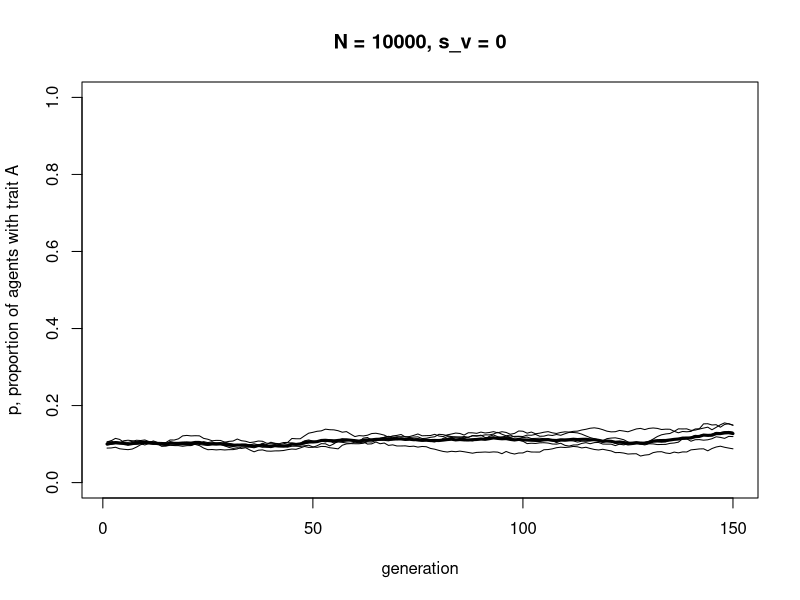
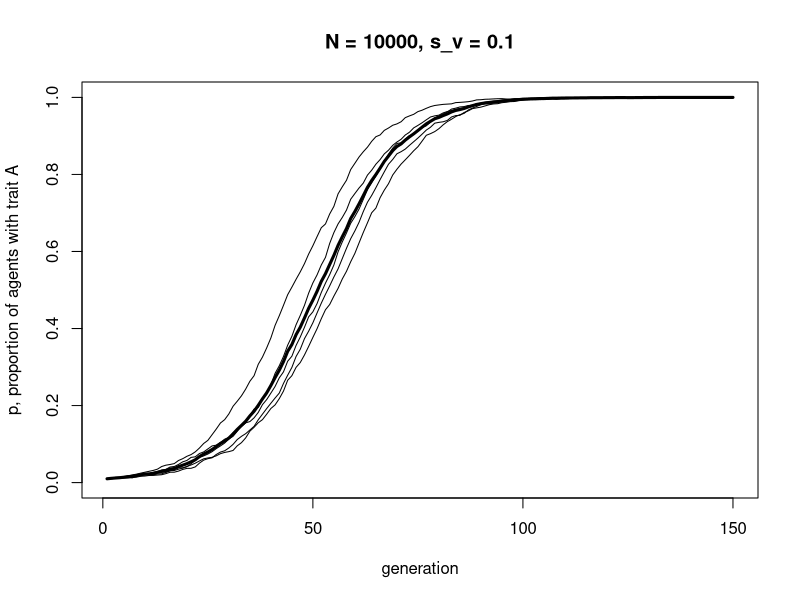
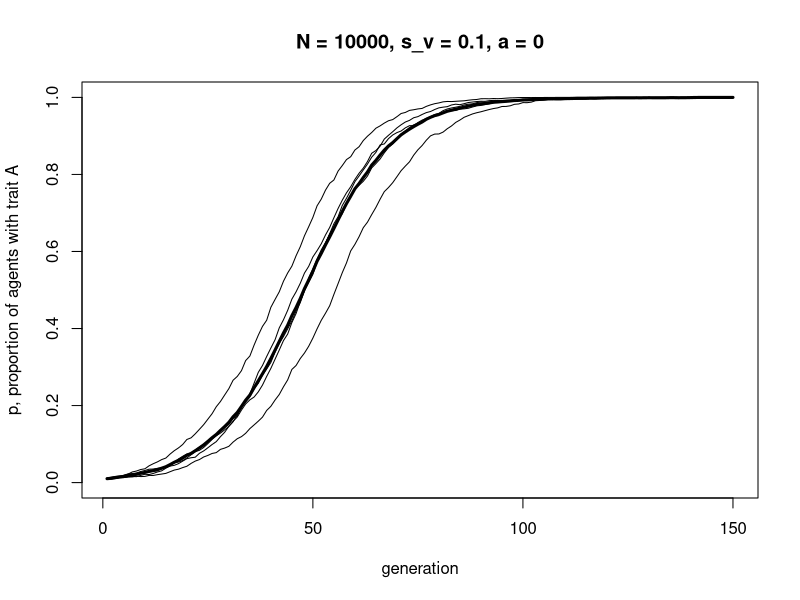
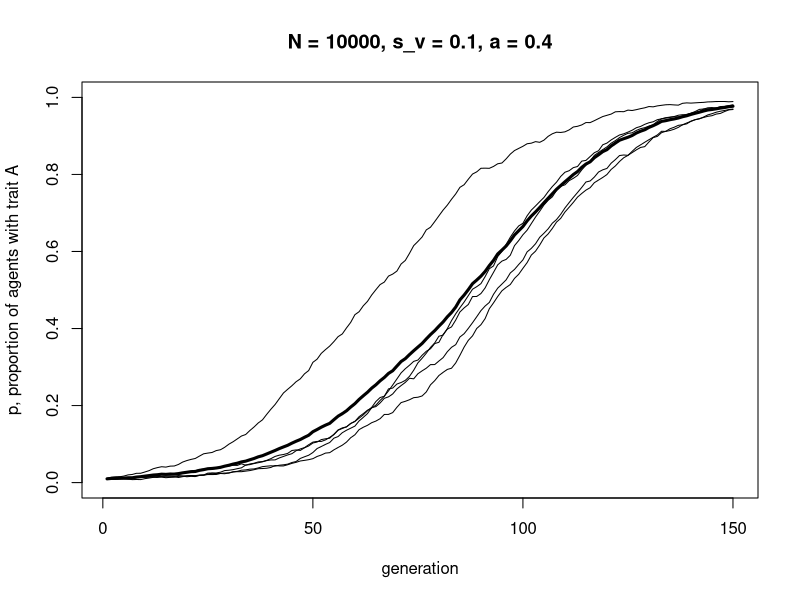
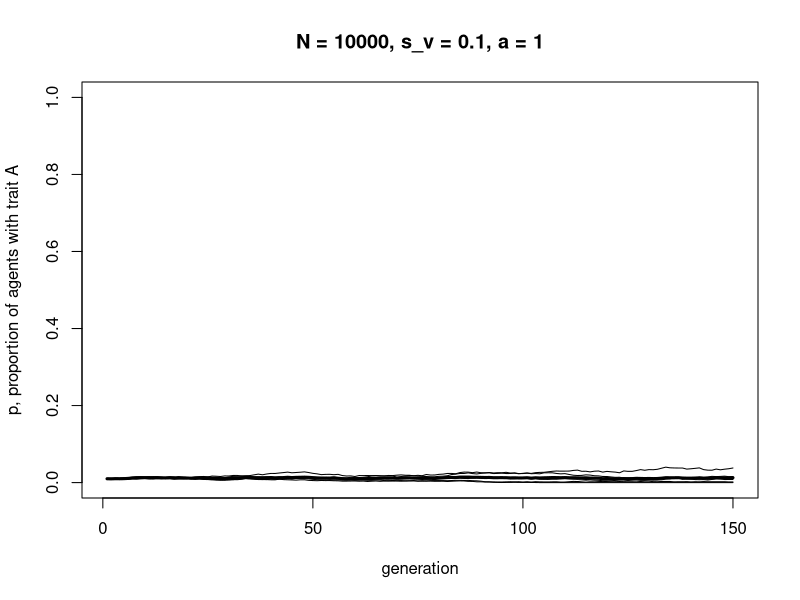
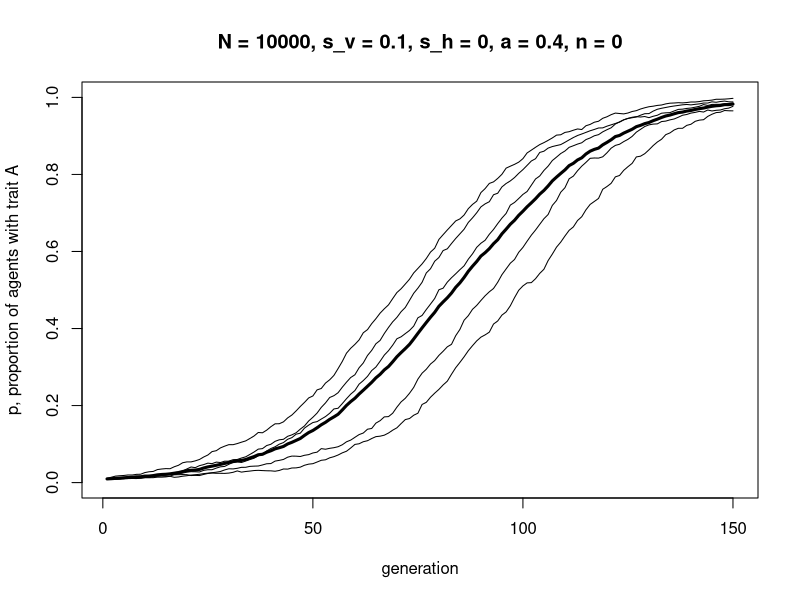
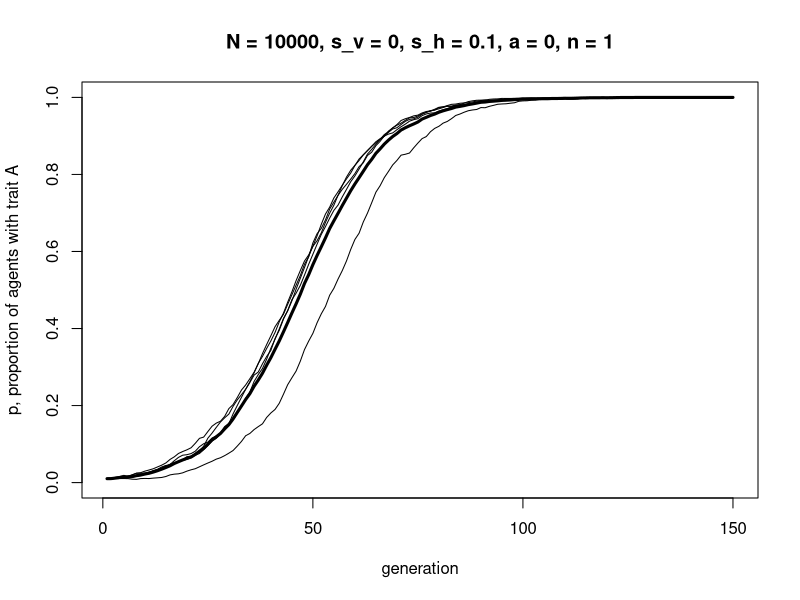
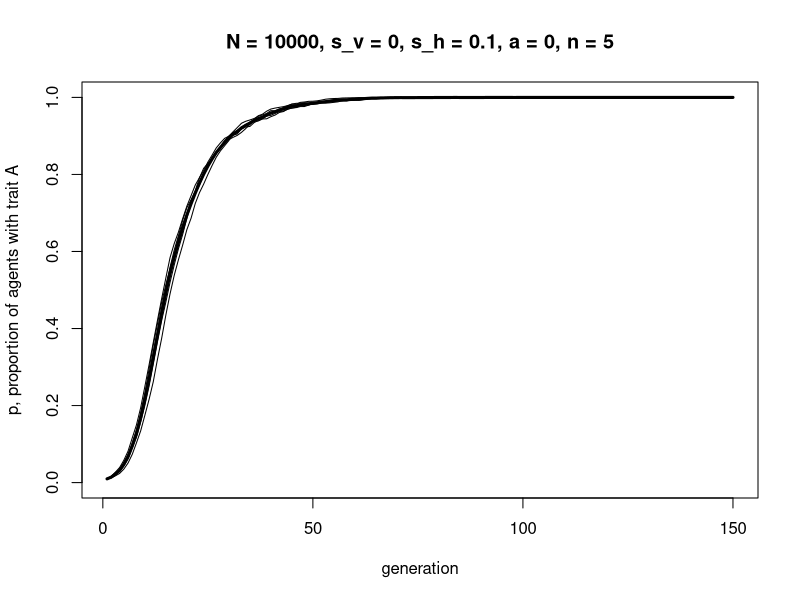

These charts were generated, in order, by the following R code:
## ---- chunk 1

VerticalTransmission <- function (N, p_0, s_v, t_max, r_max) {
  
  # create matrix with t_max rows and r_max columns, fill with NAs, convert to dataframe
  output <- as.data.frame(matrix(NA,t_max,r_max))  
  
  # purely cosmetic: rename the columns with run1, run2 etc.
  names(output) <- paste("run", 1:r_max, sep="")  
  
  for (r in 1:r_max) {
    
    # create first generation
    agent <- data.frame(trait = sample(c("A","B"), N, replace = TRUE, 
                        prob = c(p_0,1-p_0)), 
                        stringsAsFactors = FALSE)  
    
    # add first generation's p to first row of column r
    output[1,r] <- sum(agent$trait == "A") / N  
    
    for (t in 2:t_max) {
      
      # create dataframe with a set of 2 randomly-picked parents for each agent
      parents <- data.frame(mother = sample(agent$trait, N, replace = TRUE), 
                            father = sample(agent$trait, N, replace = TRUE), 
                            stringsAsFactors = F)
      
      prob <- runif(N)
      
      # if both parents have A, child has A
      agent$trait[parents$mother == "A" & parents$father == "A"] <- "A"
      
      # if both parents have B, child has B
      agent$trait[parents$mother == "B" & parents$father == "B"] <- "B"
      
      # if mother has A and father has B, child has A with prob (1/2 + s_v/2), otherwise B
      agent$trait[parents$mother == "A" & parents$father == "B" & 
                  prob < (1/2 + s_v/2)] <- "A"
      agent$trait[parents$mother == "A" & parents$father == "B" & 
                  prob >= (1/2 + s_v/2)] <- "B"
      
      # if mother has B and father has A, child has A with prob (1/2 + s_v/2), otherwise B
      agent$trait[parents$mother == "B" & parents$father == "A" & 
                  prob < (1/2 + s_v/2)] <- "A"
      agent$trait[parents$mother == "B" & parents$father == "A" & 
                  prob >= (1/2 + s_v/2)] <- "B"
      
      # get p and put it into output slot for this generation t and run r
      output[t,r] <- sum(agent$trait == "A") / N  
      
    }
    
  }
  
  # first plot a thick line for the mean p
  plot(rowMeans(output), 
       type = 'l', 
       ylab = "p, proportion of agents with trait A", 
       xlab = "generation", 
       ylim = c(0,1), 
       lwd = 3, 
       main = paste("N = ", N, ", s_v = ", s_v, sep = ""))
  
  for (r in 1:r_max) {  
    
    # add lines for each run, up to r_max
    lines(output[,r], type = 'l')  
    
  }
  
  output  # export data from function
}

## ---- chunk 2

data_model8a <- VerticalTransmission(N = 10000, 
                                     p_0 = 0.1, 
                                     s_v = 0.0, 
                                     t_max = 150, 
                                     r_max = 5)

## ---- chunk 3

data_model8a <- VerticalTransmission(N = 10000, 
                                     p_0 = 0.01, 
                                     s_v = 0.1, 
                                     t_max = 150, 
                                     r_max = 5)

## ---- chunk 4

VerticalAssortative <- function (N, p_0, s_v, a, t_max, r_max) {
  
  # create matrix with t_max rows and r_max columns, fill with NAs, convert to dataframe
  output <- as.data.frame(matrix(NA,t_max,r_max))  
  
  # purely cosmetic: rename the columns with run1, run2 etc.
  names(output) <- paste("run", 1:r_max, sep="")  
  
  for (r in 1:r_max) {
    
    # create first generation
    agent <- data.frame(trait = sample(c("A","B"), N, replace = TRUE, 
                        prob = c(p_0,1-p_0)), 
                        stringsAsFactors = FALSE)  
    
    # add first generation's p to first row of column r
    output[1,r] <- sum(agent$trait == "A") / N  
    
    for (t in 2:t_max) {
      
      # 1. assortative mating: 
      
      # create dataframe with a set of 2 parents for each agent
      # mother is picked randomly, father is blank for now
      parents <- data.frame(mother = sample(agent$trait, N, replace = TRUE), 
                            father = rep(NA, N), 
                            stringsAsFactors = F)
      
      # probabilities for a
      prob <- runif(N)
      
      # with prob a, make father identical
      parents$father[prob < a] <- parents$mother[prob < a]
      
      # with prob 1-a, pick random trait for father
      parents$father[prob >= a] <- sample(agent$trait, 
                                          sum(prob >= a), 
                                          replace = TRUE)
      
      # 2. vertical transmission:
      
      # new probabilities for s_v
      prob <- runif(N)
      
      # if both parents have A, child has A
      agent$trait[parents$mother == "A" & parents$father == "A"] <- "A"
      
      # if both parents have B, child has B
      agent$trait[parents$mother == "B" & parents$father == "B"] <- "B"
      
      # if mother has A and father has B, child has A with prob (1/2 + s_v/2), otherwise B
      agent$trait[parents$mother == "A" & parents$father == "B" & 
                  prob < (1/2 + s_v/2)] <- "A"
      agent$trait[parents$mother == "A" & parents$father == "B" & 
                  prob >= (1/2 + s_v/2)] <- "B"
      
      # if mother has B and father has A, child has A with prob (1/2 + s_v/2), otherwise B
      agent$trait[parents$mother == "B" & parents$father == "A" & 
                  prob < (1/2 + s_v/2)] <- "A"
      agent$trait[parents$mother == "B" & parents$father == "A" & 
                  prob >= (1/2 + s_v/2)] <- "B"
      
      # 3. store results:
      
      # get p and put it into output slot for this generation t and run r
      output[t,r] <- sum(agent$trait == "A") / N  
      
    }
    
  }
  
  # first plot a thick line for the mean p
  plot(rowMeans(output), 
       type = 'l', 
       ylab = "p, proportion of agents with trait A", 
       xlab = "generation", 
       ylim = c(0,1), 
       lwd = 3, 
       main = paste("N = ", N, ", s_v = ", s_v, ", a = ", a, sep = ""))
  
  for (r in 1:r_max) {  
    
    # add lines for each run, up to r_max
    lines(output[,r], type = 'l')  
    
  }
  
  output  # export data from function
}

## ---- chunk 5

data_model8b <- VerticalAssortative(N = 10000, 
                                    p_0 = 0.01, 
                                    s_v = 0.1, 
                                    a = 0, 
                                    t_max = 150, 
                                    r_max = 5)

## ---- chunk 6

data_model8b <- VerticalAssortative(N = 10000, 
                                    p_0 = 0.01, 
                                    s_v = 0.1, 
                                    a = 0.4, 
                                    t_max = 150, 
                                    r_max = 5)

## ---- chunk 7

data_model8b <- VerticalAssortative(N = 10000, 
                                    p_0 = 0.01, 
                                    s_v = 0.1, 
                                    a = 1, 
                                    t_max = 150, 
                                    r_max = 5)

## ---- chunk 8

VerticalHorizontal <- function (N, p_0, s_v, s_h, a, n, t_max, r_max, make_plot = TRUE) {
  
  # create matrix with t_max rows and r_max columns, fill with NAs, convert to dataframe
  output <- as.data.frame(matrix(NA,t_max,r_max))  
  
  # purely cosmetic: rename the columns with run1, run2 etc.
  names(output) <- paste("run", 1:r_max, sep="")  
  
  for (r in 1:r_max) {
    
    # create first generation
    agent <- data.frame(trait = sample(c("A","B"), N, replace = TRUE, 
                        prob = c(p_0,1-p_0)), 
                        stringsAsFactors = FALSE)  
    
    # add first generation's p to first row of column r
    output[1,r] <- sum(agent$trait == "A") / N  
    
    for (t in 2:t_max) {
      
      # 1. assortative mating: 
      
      # create dataframe with a set of 2 parents for each agent
      # mother is picked randomly, father is blank for now
      parents <- data.frame(mother = sample(agent$trait, N, replace = TRUE), 
                            father = rep(NA, N), 
                            stringsAsFactors = F)
      
      # probabilities for a
      prob <- runif(N)
      
      # with prob a, make father identical
      parents$father[prob < a] <- parents$mother[prob < a]
      
      # with prob 1-a, pick random trait for father
      parents$father[prob >= a] <- sample(agent$trait, 
                                          sum(prob >= a), 
                                          replace = TRUE)
      
      # 2. vertical transmission:
      
      # new probabilities for s_v
      prob <- runif(N)
      
      # if both parents have A, child has A
      agent$trait[parents$mother == "A" & parents$father == "A"] <- "A"
      
      # if both parents have B, child has B
      agent$trait[parents$mother == "B" & parents$father == "B"] <- "B"
      
      # if mother has A and father has B, child has A with prob (1/2 + s_v/2), otherwise B
      agent$trait[parents$mother == "A" & parents$father == "B" & 
                  prob < (1/2 + s_v/2)] <- "A"
      agent$trait[parents$mother == "A" & parents$father == "B" & 
                  prob >= (1/2 + s_v/2)] <- "B"
      
      # if mother has B and father has A, child has A with prob (1/2 + s_v/2), otherwise B
      agent$trait[parents$mother == "B" & parents$father == "A" & 
                  prob < (1/2 + s_v/2)] <- "A"
      agent$trait[parents$mother == "B" & parents$father == "A" & 
                  prob >= (1/2 + s_v/2)] <- "B"
      
      # 3. horizontal transmission:
      
      # create matrix for holding n demonstrators for N agents
      # fill with randomly selected agents from current gen
      demonstrators <- matrix(data = sample(agent$trait, N*n, replace = TRUE),
                                            nrow = N, ncol = n)
      
      # record whether there is at least one A in each row
      oneA <- rowSums(demonstrators == "A") > 0
      
      # new probabilities for s_h
      prob <- runif(N)
      
      # adopt trait A if oneA is true and with prob s_h
      agent$trait[oneA & prob < s_h] <- "A"

      # 4. store results:
      
      # get p and put it into output slot for this generation t and run r
      output[t,r] <- sum(agent$trait == "A") / N  
      
    }
    
  }
  
  if (make_plot == TRUE) {
    
    # first plot a thick line for the mean p
    plot(rowMeans(output), 
        type = 'l', 
        ylab = "p, proportion of agents with trait A", 
        xlab = "generation", 
        ylim = c(0,1), 
        lwd = 3, 
        main = paste("N = ", N, ", s_v = ", s_v, ", s_h = ", s_h,
                    ", a = ", a, ", n = ", n, sep = ""))
  
    for (r in 1:r_max) {  
    
      # add lines for each run, up to r_max
      lines(output[,r], type = 'l')  
    
    }
    
  }
  
  output  # export data from function
}

## ---- chunk 9

data_model8c <- VerticalHorizontal(N = 10000, 
                                   p_0 = 0.01, 
                                   s_v = 0.1, 
                                   s_h = 0, 
                                   a = 0.4, 
                                   n = 0, 
                                   t_max = 150, 
                                   r_max = 5)

## ---- chunk 10

data_model8c <- VerticalHorizontal(N = 10000, 
                                   p_0 = 0.01, 
                                   s_v = 0, 
                                   s_h = 0.1, 
                                   a = 0, 
                                   n = 1, 
                                   t_max = 150, 
                                   r_max = 5)

## ---- chunk 11

data_model8c <- VerticalHorizontal(N = 10000, 
                                   p_0 = 0.01, 
                                   s_v = 0, 
                                   s_h = 0.1, 
                                   a = 0, 
                                   n = 5, 
                                   t_max = 150, 
                                   r_max = 5)

## ---- chunk 12

data_model8c <- VerticalHorizontal(N = 10000, 
                                   p_0 = 0.01, 
                                   s_v = -0.2, 
                                   s_h = 0.1, 
                                   a = 0.1, 
                                   n = 5, 
                                   t_max = 250, 
                                   r_max = 5)

## ---- chunk 13

data_model8c_v <- VerticalHorizontal(N = 10000, 
                                     p_0 = 0.01, 
                                     s_v = 0.1, 
                                     s_h = 0, 
                                     a = 0.1, 
                                     n = 0, 
                                     t_max = 150, 
                                     r_max = 5, 
                                     make_plot = FALSE)

data_model8c_h <- VerticalHorizontal(N = 10000, 
                                     p_0 = 0.01, 
                                     s_v = 0, 
                                     s_h = 0.1, 
                                     a = 0, 
                                     n = 5, 
                                     t_max = 150, 
                                     r_max = 5, 
                                     make_plot = FALSE)

data_model8c_vh <- VerticalHorizontal(N = 10000, 
                                      p_0 = 0.01, 
                                      s_v = 0.1, 
                                      s_h = 0.1, 
                                      a = 0.1, 
                                      n = 5, 
                                      t_max = 150, 
                                      r_max = 5, 
                                      make_plot = FALSE)

# plot vertical-only in blue
plot(rowMeans(data_model8c_v), 
        type = 'l', 
        ylab = "p, proportion of agents with trait A", 
        xlab = "generation", 
        ylim = c(0,1), 
        lwd = 3,
        col = "blue")
  
for (r in 1:ncol(data_model8c_v)) {  
  lines(data_model8c_v[,r], type = 'l', col = "blue")  
}

# plot horizontal-only in orange
lines(rowMeans(data_model8c_h), type = 'l', lwd = 3, col = "orange")

for (r in 1:ncol(data_model8c_h)) {  
  lines(data_model8c_h[,r], type = 'l', col = "orange")  
}

# plot vertical-horizontal in grey
lines(rowMeans(data_model8c_vh), type = 'l', lwd = 3, col = "grey")

for (r in 1:ncol(data_model8c_vh)) {  
  lines(data_model8c_vh[,r], type = 'l', col = "grey")  
}

legend("bottomright", 
       legend = c("Vertical transmission only", 
                  "Horizontal transmission only", 
                  "Vertical plus horizontal transmission"), 
       lty = 1,
       lwd = 3,
       col = c("blue", "orange", "grey"), 
       bty = "n")

## ---- chunk 14

VerticalHorizontalRecursion <- function(s_v, a, s_h, n, t_max, p_0) {
  
  p <- rep(0,t_max)
  p[1] <- p_0
  
  for (i in 2:t_max) {
    
    p[i] <- p[i-1] + p[i-1]*(1-p[i-1])*s_v*(1-a)  # Eq 8.3
    
    p[i] <- p[i] + (1-p[i])*s_h*(1-(1-p[i])^n)  # Eq 8.4
    
  }
  
  plot(x = 1:t_max, y = p, 
       type = "l", 
       ylim = c(0,1), 
       ylab = "p, frequency of A trait", 
       xlab = "generation", 
       main = paste("s_v = ", s_v, ", a = ", a, ", s_h = ", s_h, ", n = ", n, sep = ""))

  p # output p
}

## ---- chunk 15

recursion_data <- VerticalHorizontalRecursion(p_0 = 0.01,
                                              s_v = 0.1, 
                                              s_h = 0,
                                              a = 0.4,
                                              n = 0, 
                                              t_max = 150)

simulation_data <- VerticalHorizontal(N = 10000, 
                                      p_0 = 0.01, 
                                      s_v = 0.1, 
                                      s_h = 0, 
                                      a = 0.4, 
                                      n = 0,
                                      t_max = 150, 
                                      r_max = 20, 
                                      make_plot = FALSE)

lines(rowMeans(simulation_data), col = "grey", lwd = 3, lty = 2)

## ---- chunk 16

recursion_data <- VerticalHorizontalRecursion(p_0 = 0.01,
                                              s_v = -0.2,
                                              s_h = 0.1,
                                              a = 0.1,  
                                              n = 5, 
                                              t_max = 150)

simulation_data <- VerticalHorizontal(N = 10000, 
                                      p_0 = 0.01, 
                                      s_v = -0.2, 
                                      s_h = 0.1, 
                                      a = 0.1, 
                                      n = 5, 
                                      t_max = 150, 
                                      r_max = 20, 
                                      make_plot = FALSE)

lines(rowMeans(simulation_data), col = "grey", lwd = 3, lty = 2)

## ---- chunk 17

s_v <- -0.2
s_h <- 0.1
a <- 0.1

-s_h / ((1-a)*(s_v - s_h*s_v))

## ---- chunk 18

mean(as.numeric(simulation_data[nrow(simulation_data),]))

recursion_data[length(recursion_data)]

